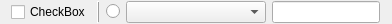
<?xml version="1.0" encoding="UTF-8"?>
<ui version="4.0">
 <class>Method</class>
 <widget class="QWidget" name="Method">
  <property name="geometry">
   <rect>
    <x>0</x>
    <y>0</y>
    <width>392</width>
    <height>22</height>
   </rect>
  </property>
  <property name="sizePolicy">
   <sizepolicy hsizetype="Preferred" vsizetype="Preferred">
    <horstretch>0</horstretch>
    <verstretch>0</verstretch>
   </sizepolicy>
  </property>
  <property name="windowTitle">
   <string>Form</string>
  </property>
  <layout class="QHBoxLayout" name="horizontalLayout_2">
   <property name="spacing">
    <number>0</number>
   </property>
   <property name="leftMargin">
    <number>0</number>
   </property>
   <property name="topMargin">
    <number>0</number>
   </property>
   <property name="rightMargin">
    <number>0</number>
   </property>
   <property name="bottomMargin">
    <number>0</number>
   </property>
   <item>
    <widget class="QFrame" name="frameMethod">
     <property name="sizePolicy">
      <sizepolicy hsizetype="Fixed" vsizetype="Fixed">
       <horstretch>0</horstretch>
       <verstretch>0</verstretch>
      </sizepolicy>
     </property>
     <layout class="QHBoxLayout" name="horizontalLayout">
      <property name="spacing">
       <number>6</number>
      </property>
      <property name="leftMargin">
       <number>1</number>
      </property>
      <property name="topMargin">
       <number>1</number>
      </property>
      <property name="rightMargin">
       <number>1</number>
      </property>
      <property name="bottomMargin">
       <number>1</number>
      </property>
      <item>
       <widget class="QCheckBox" name="checkBoxMethod">
        <property name="text">
         <string>CheckBox</string>
        </property>
       </widget>
      </item>
      <item>
       <widget class="QFrame" name="frame">
        <property name="frameShape">
         <enum>QFrame::VLine</enum>
        </property>
        <property name="frameShadow">
         <enum>QFrame::Raised</enum>
        </property>
       </widget>
      </item>
      <item>
       <widget class="QRadioButton" name="radioButtonBoolInput">
        <property name="text">
         <string/>
        </property>
       </widget>
      </item>
      <item>
       <widget class="QComboBox" name="comboBoxParams">
        <property name="minimumSize">
         <size>
          <width>140</width>
          <height>0</height>
         </size>
        </property>
       </widget>
      </item>
      <item>
       <widget class="QLineEdit" name="lineEditNumInput"/>
      </item>
     </layout>
    </widget>
   </item>
  </layout>
 </widget>
 <resources/>
 <connections/>
</ui>
